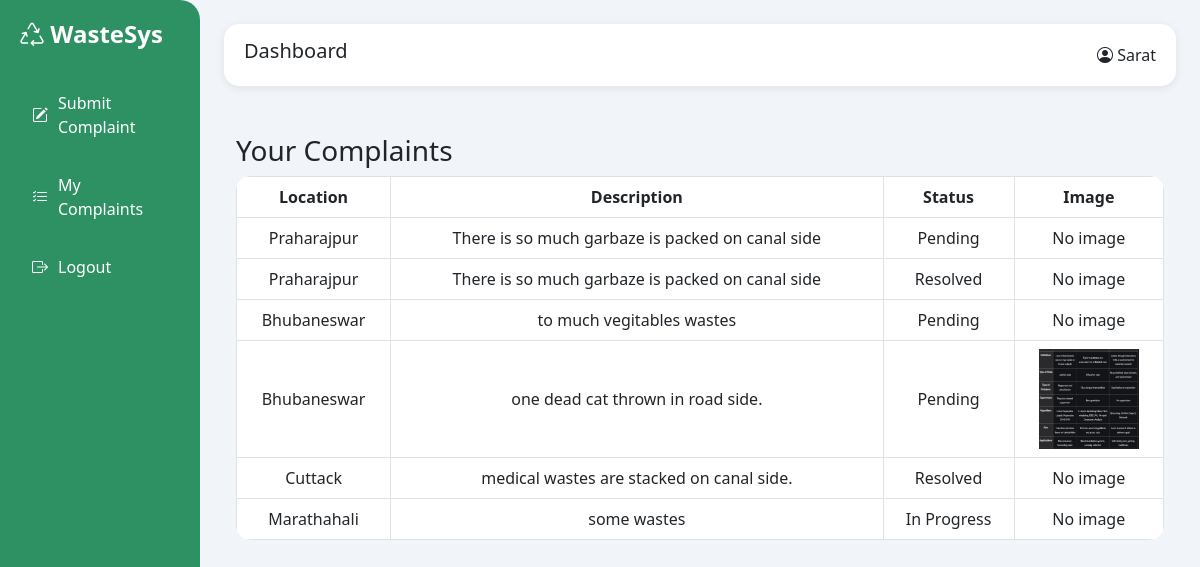
/complaint/ (signed in), run on an earlier commit of the app's database.
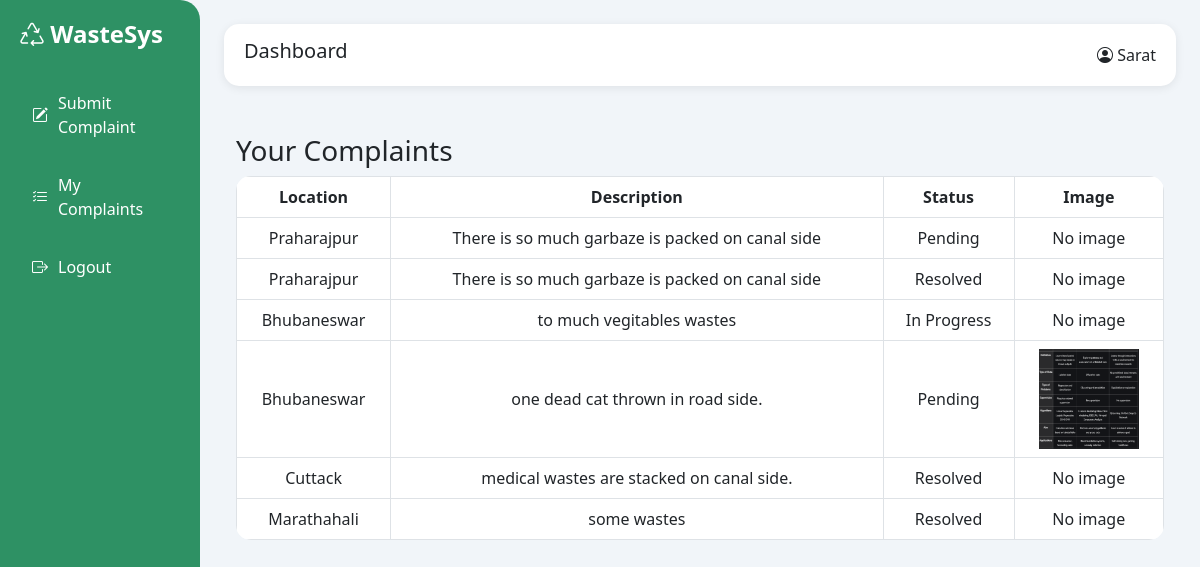
And on a later commit of the database.
### waste_app/models.py (models this page shows, shortened)
class Complaint(models.Model):
    STATUS_CHOICES=[('Pending','Pending'),
                    ('In Progress','In Progress'),
                    ('Resolved','Resolved')
                    ]
    user=models.ForeignKey(User,on_delete=models.CASCADE)
    location=models.CharField(max_length=200)
    description=models.TextField()
    status=models.CharField(max_length=20,choices=STATUS_CHOICES,default='Pending')
    image=models.ImageField(upload_to='complaints/',null=True,blank=True)
    created_at = models.DateTimeField(auto_now_add=True)

### waste_app/views.py (the view)
# urls.py: path('complaint/',complaint_list,name='complaint_list'),
@login_required
def complaint_list(request):
    complaints = Complaint.objects.filter(user=request.user)
    return render(request, 'waste_app/complaint_list.html', {'complaints': complaints})

### waste_app/templates/waste_app/complaint_list.html
{% extends 'waste_app/base.html' %}
{% block content %}
<h3>Your Complaints</h3>
<table class="table table-bordered">
<tr><th>Location</th><th>Description</th><th>Status</th><th>Image</th></tr>
{% for c in complaints %}
<tr>
<td>{{ c.location }}</td>
<td>{{ c.description }}</td>
<td>{{ c.status }}</td>
<td>
    {% if c.image %}
        <img src="{{ c.image.url }}" width="100" height="100">
    {% else %}
        No image
    {% endif %}
</td>
</tr>
{% endfor %}
</table>
{% endblock %}

What changed in the data, as far as the page shows it:
changed Complaint "to much vegitables wastes": status "Pending" → "In Progress"
changed Complaint "Marathahali": status "In Progress" → "Resolved"
